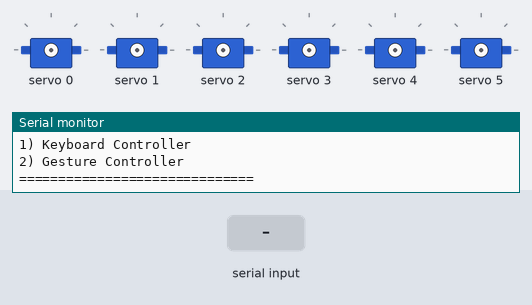
Bench run of a program on a simulated Arduino Uno, built with avr-gcc and run on an emulated ATmega328P. Shown: 6 × servo, the last lines printed to the serial monitor. The inputs (shaded band) are chosen by the test bench.

Above: at 1.2 s.
1.3 s: "1\n" received over Serial
2.8 s: byte 68 ('D') received over Serial
At 4.0 s:
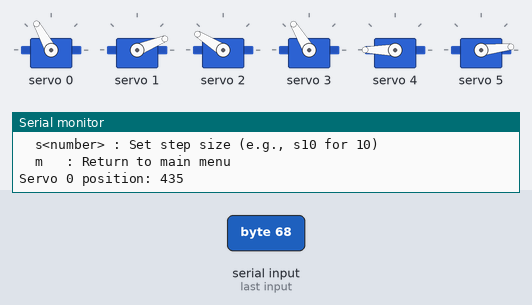
4.3 s: "D90\n" received over Serial
At 5.2 s:
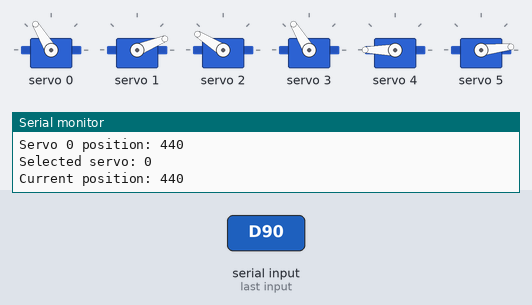
Timing chart, 0 to 7.3 s (numbered marks = the images above; inputs shaded):
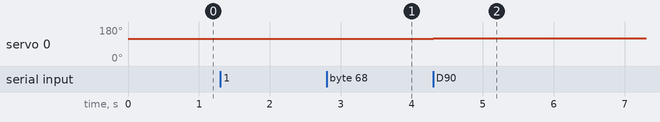

Measured:
- after the input at 2.8 s, servo 0: 117° → 119° at once
- after the input at 4.3 s, servo 0: 119° → 121° at once

The program:

main.cpp
```cpp
#include <Wire.h>
#include <Adafruit_PWMServoDriver.h>
#include "keyboardController.h"

Adafruit_PWMServoDriver pwm = Adafruit_PWMServoDriver();

#define SERVO_PIN 0 // channel 0 PCA9685
#define SERVOMIN 150
#define SERVOMAX 600
#define NUM_SERVOS 6
const int STEP_SIZE = 10;           // Move 10° per gesture
#define MOVEMENT_INTERVAL 50

enum Mode { MENU, KEYBOARD_CONTROL, GESTURE_CONTROL };
Mode currentMode = MENU;

uint8_t currentServo = 0;
uint16_t servoPulseLengths[NUM_SERVOS] = {430, 190, 510, 440, 600, 150};
unsigned long lastServoSwitchTime = 0;
unsigned long lastMovementTime = 0;
const unsigned long SERVO_SWITCH_INTERVAL = 2000;

enum MovementDirection { STOPPED, FORWARD, BACKWARD };
MovementDirection currentMovement = STOPPED;
unsigned long lastCommandTime = 0;
const unsigned long COMMAND_TIMEOUT = 200;

void handleStringCommand() {
    // Read the full incoming line until newline character
    String inputString = Serial.readStringUntil('\n');

    // Check if the command starts with 'A' (Pulse Command)
    if (inputString.startsWith("A")) {
        // Extract the numerical part of the string (e.g., "375" from "A375")
        String pulseStr = inputString.substring(1);
        int newPulse = pulseStr.toInt();

        // Safety checks (using existing constants)
        if (newPulse < SERVOMIN) newPulse = SERVOMIN;
        if (newPulse > SERVOMAX) newPulse = SERVOMAX;

        // This command only controls Servo 0
        pwm.setPWM(SERVO_PIN, 0, newPulse);

        // Update the stored value for Servo 0 (useful if you return to Keyboard mode later)
        servoPulseLengths[SERVO_PIN] = newPulse;

        // Debugging feedback
        Serial.print("Rx Pulse (Ch 0): ");
        Serial.println(newPulse);
    }
}

void showMainMenu() {
    Serial.println("=== ROBOTIC ARM CONTROLLER ===");
    Serial.println("1) Keyboard Controller");
    Serial.println("2) Gesture Controller");
    Serial.println("==============================");
}

void setup() {
    Serial.begin(9600);

    unsigned long startTime = millis();
    while (!Serial && (millis() - startTime < 2000)) {;}

    Wire.begin();
    pwm.begin();
    pwm.setOscillatorFrequency(27000000);
    pwm.setPWMFreq(60);
    delay(10);

    Serial.println("I2C initialized successfully");
    Serial.println();
    showMainMenu();
}

void loop() {
    switch (currentMode) {
        case MENU:
            if (Serial.available()) {
                char choice = Serial.read();
                switch (choice) {
                    case '1':
                        Serial.println("Keyboard Controller selected.");
                        currentMode = KEYBOARD_CONTROL;
                        startKeyboardController(pwm);
                        break;
                    case '2':
                        Serial.println("Gesture Controller activated. Waiting for PULSE commands...");
                        currentMode = GESTURE_CONTROL;
                        // Set the initial pulse for the test servo
                        pwm.setPWM(SERVO_PIN, 0, servoPulseLengths[SERVO_PIN]);
                        // Remove the call to startGestureController()
                        break;
                    default:
                        Serial.println("Invalid option.");
                        showMainMenu();
                        break;
                }
            }
            break;

        case KEYBOARD_CONTROL:
            if (runKeyboardController()) {
                currentMode = MENU;
                showMainMenu();
            }
            break;

        case GESTURE_CONTROL:

            if (Serial.available()) {
                handleStringCommand();
            }

            break;
    }
}
```

keyboardController.h
```cpp
#ifndef KEYBOARD_CONTROLLER_H
#define KEYBOARD_CONTROLLER_H

#include <Adafruit_PWMServoDriver.h>

// Call this once when entering keyboard control mode
void startKeyboardController(Adafruit_PWMServoDriver &pwm);

// Call this repeatedly while in keyboard control mode
// Return true if user wants to go back to the menu
bool runKeyboardController();

#endif
```

keyboardController.cpp
```cpp
#include "keyboardController.h"
#include <Arduino.h>

static Adafruit_PWMServoDriver *pwmPtr = nullptr;
static uint8_t servoNum = 0;

#define SERVOMIN 150
#define SERVOMAX 600
#define NUM_SERVOS 6

// Custom starting positions
static uint16_t startPositions[NUM_SERVOS] = {
    430, // Servo 0
    190, // Servo 1
    510, // Servo 2
    440, // Servo 3
    600, // Servo 4
    150  // Servo 5 (opposite of servo 4)
};

// Track each servo's pulse length individually
static uint16_t pulseLengths[NUM_SERVOS];

// Step size
static uint16_t stepSize = 5;

void printControls() {
    Serial.println("Controls:");
    Serial.println("  0-5 : Select servo");
    Serial.println("  D / +   : Increase angle");
    Serial.println("  A / -   : Decrease angle");
    Serial.println("  s<number> : Set step size (e.g., s10 for 10)");
    Serial.println("  m   : Return to main menu");
}

void startKeyboardController(Adafruit_PWMServoDriver &pwm) {
    pwmPtr = &pwm;
    servoNum = 0;

    // Initialize all servos to their custom start positions
    for (uint8_t i = 0; i < NUM_SERVOS; i++) {
        pulseLengths[i] = startPositions[i];
        pwmPtr->setPWM(i, 0, pulseLengths[i]);
    }

    Serial.println("Keyboard controller started.");
    printControls();
}

bool runKeyboardController() {
    if (!pwmPtr) return false; // not started yet

    while (Serial.available()) {
        char c = Serial.read();

        // Select servo (0-5)
        if (c >= '0' && c <= '5') {
            servoNum = c - '0';
            Serial.print("Selected servo: ");
            Serial.println(servoNum);
            Serial.print("Current position: ");
            Serial.println(pulseLengths[servoNum]);
        }
        // Increase position (D or +)
        else if (c == 'D' || c == 'd' || c == '+') {
            if (pulseLengths[servoNum] < SERVOMAX) pulseLengths[servoNum] += stepSize;
            if (pulseLengths[servoNum] > SERVOMAX) pulseLengths[servoNum] = SERVOMAX;
            pwmPtr->setPWM(servoNum, 0, pulseLengths[servoNum]);

            Serial.print("Servo "); Serial.print(servoNum);
            Serial.print(" position: "); Serial.println(pulseLengths[servoNum]);

            // Linked servo logic for servo 4 -> servo 5
            if (servoNum == 4) {
                int diff = pulseLengths[4] - startPositions[4];
                pulseLengths[5] = startPositions[5] - diff;
                if (pulseLengths[5] > SERVOMAX) pulseLengths[5] = SERVOMAX;
                if (pulseLengths[5] < SERVOMIN) pulseLengths[5] = SERVOMIN;
                pwmPtr->setPWM(5, 0, pulseLengths[5]);

                Serial.print("Servo 5 position (linked): ");
                Serial.println(pulseLengths[5]);
            }
        }
        // Decrease position (A or -)
        else if (c == 'A' || c == 'a' || c == '-') {
            if (pulseLengths[servoNum] > SERVOMIN) pulseLengths[servoNum] -= stepSize;
            if (pulseLengths[servoNum] < SERVOMIN) pulseLengths[servoNum] = SERVOMIN;
            pwmPtr->setPWM(servoNum, 0, pulseLengths[servoNum]);

            Serial.print("Servo "); Serial.print(servoNum);
            Serial.print(" position: "); Serial.println(pulseLengths[servoNum]);

            // Linked servo logic for servo 4 -> servo 5
            if (servoNum == 4) {
                int diff = pulseLengths[4] - startPositions[4];
                pulseLengths[5] = startPositions[5] - diff;
                if (pulseLengths[5] > SERVOMAX) pulseLengths[5] = SERVOMAX;
                if (pulseLengths[5] < SERVOMIN) pulseLengths[5] = SERVOMIN;
                pwmPtr->setPWM(5, 0, pulseLengths[5]);

                Serial.print("Servo 5 position (linked): ");
                Serial.println(pulseLengths[5]);
            }
        }
        // Step size command
        else if (c == 's' || c == 'S') {
            String numStr;
            unsigned long start = millis();
            while (millis() - start < 50) { // short timeout
                if (Serial.available()) {
                    char digit = Serial.read();
                    if (isdigit(digit)) {
                        numStr += digit;
                    } else {
                        break;
                    }
                }
            }
            int newStep = numStr.toInt();
            if (newStep > 0) {
                stepSize = newStep;
                Serial.print("Step size changed to: ");
                Serial.println(stepSize);
            } else {
                Serial.println("Invalid step size.");
            }
        }
        // Return to menu
        else if (c == 'm' || c == 'M') {
            Serial.println("Returning to main menu...");
            return true;
        }
    }
    return false;
}
```
